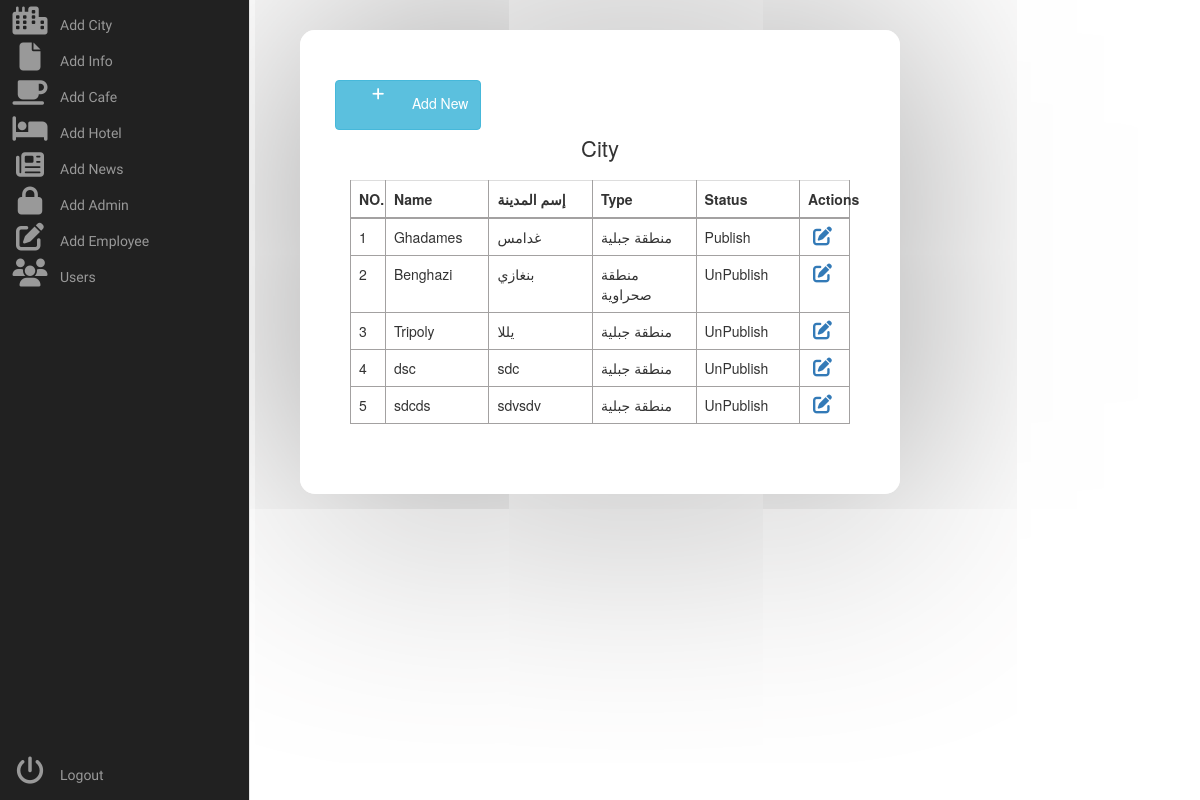
/admin/city.php, run on the app's committed database.
### tables this page shows
CREATE TABLE `city` (
  `city_id` int(255) NOT NULL,
  `city_name` varchar(255) NOT NULL,
  `city_name_ar` varchar(255) NOT NULL,
  `city_caption` varchar(255) NOT NULL,
  `city_caption_ar` varchar(255) NOT NULL,
  `city_img` varchar(255) NOT NULL,
  `city_cover` varchar(255) NOT NULL,
  `city_location` varchar(255) NOT NULL,
  `city_type` tinyint(255) NOT NULL,
  `city_status` tinyint(255) NOT NULL
);

### admin/city.php (the view, shortened to what this page needs)
<!DOCTYPE html>
<html lang="en">
<head>
        <link rel="stylesheet" href="style/admin.css">
        <link rel="stylesheet" href="https://stackpath.bootstrapcdn.com/font-awesome/4.7.0/css/font-awesome.min.css">
    <link rel="stylesheet" href="https://stackpath.bootstrapcdn.com/bootstrap/3.3.7/css/bootstrap.min.css">
    </head>
    <body>
    <div class="area"></div><nav class="main-menu">
    <ul>
                <li>
                    <a href="city.php">
                        <i class="fa fa-city fa-2x"></i>
                        <span class="nav-text">
                           Add City
                        </span>
                    </a>
                </li>
                <li class="has-subnav">
                    <a href="info.php">
                        <i class="fa fa-file fa-2x"></i>
                        <span class="nav-text">
                            Add Info
                        </span>
                    </a>
                </li>
                <li class="has-subnav">
                    <a href="cafes.php">
                       <i class="fa fa-mug-saucer fa-2x"></i>
                        <span class="nav-text">
                            Add Cafe
                        </span>
                    </a>
                </li>
                <li class="has-subnav">
                    <a href="hotels.php">
                       <i class="fa fa-hotel fa-2x"></i>
                        <span class="nav-text">
                            Add Hotel
                        </span>
                    </a>
                </li>
                <li>
                    <a href="news.php">
                        <i class="fa fa-newspaper fa-2x"></i>
                        <span class="nav-text">
                            Add News
                        </span>
                    </a>
                </li>
                <li>
                    <a href="admin.php">
                        <i class="fa fa-lock fa-2x"></i>
                        <span class="nav-text">
                           Add Admin
                        </span>
                    </a>
                </li>
                <li>
                   <a href="employee.php">
                       <i class="fa fa-pen-to-square fa-2x"></i>
                        <span class="nav-text">
                            Add Employee
                        </span>
                    </a>
                </li>
                <li>
                   <a href="users.php">
                        <i class="fa fa-users fa-2x"></i>
                        <span class="nav-text">
                            Users
                        </span>
                    </a>
                </li>
            </ul>
            <ul class="logout">
                <li>
                   <a href="#">
                         <i class="fa fa-power-off fa-2x"></i>
                        <span class="nav-text">
                            Logout
                        </span>
                    </a>
                </li>
            </ul>
        </nav>
        <diV class="table-wrapper">
            <div class="table-title">
                <div class="row">
                <a href="add_city.php" type="button" class="btn btn-info "><i class="fa fa-plus"></i> Add New</a>
                    <div><h2>City <b></b></h2></div>
                </div>
            </div>
        <table class="table table-bordered">
            <thead>
                <tr>
                    <th style="width: 7%;">NO.</th>
                    <th>Name</th>
                    <th>إسم المدينة</th>
                    <th>Type</th>
                    <th>Status</th>
                    <th style="width: 10%;">Actions</th>
                </tr>
            </thead>
            <tbody>
                <?php
                    include "../config.php";
                    $query_pag_data = "SELECT * FROM city";
                    $result_pag_data = mysqli_query($conn, $query_pag_data);
                    $i = 1;
                    while($row = mysqli_fetch_assoc($result_pag_data))
                    {
                        $city_name = $row['city_name'];
                        $city_name_ar = $row['city_name_ar'];
                        $city_type = $row['city_type'];
                        $city_status = $row['city_status'];
                ?>
                <tr>
                    <td><?php echo $i++ ?></td>
                    <td><?php echo $city_name; ?></td>
                    <td><?php echo $city_name_ar; ?></td>
                    <td><?php
                        if ($city_type == 1)
                        {
                            echo "منطقة جبلية";
                        }
                        else if ($city_type == 2)
                        {
                            echo "منطقة صحراوية";
                        }
                        else if ($city_type == 3)
                        {
                            echo "منطقة ساحلية";
                        }
                    ?></td>
                    <td><?php
                        if ($city_status == 1)
                        {
                            echo "Publish";
                        }
                        else
                        {
                            echo "UnPublish";
                        }
                    ?></td>
                    <td><?php echo "<a href='edit_city.php?id=$row[city_id]'><i class='fa-solid fa-pen-to-square'></a>" ?></td>
                </tr>
            <?php } ?>
            </tbody>
        </table>
        </diV>
    </body>
</html>

### admin/style/admin.css (style rules this page uses)
.fa-2x { font-size: 2em; }
.fa { position: relative; display: table-cell; width: 60px; height: 36px; text-align: center; vertical-align: middle; font-size:20px; }
.main-menu { background:#212121; border-right:1px solid #e5e5e5; position:absolute; top:0; bottom:0; height:100%; left:0; width:60px; overflow:hidden; -webkit-transition:width .05s linear; transition:width .05s linear; -webkit-transform:translateZ(0) scale(1,1); z-index:1000; }
.main-menu>ul { margin:7px 0; }
.main-menu li { position:relative; display:block; width:250px; }
.main-menu li>a { position:relative; display:table; border-collapse:collapse; border-spacing:0; color:#999; font-family: arial; font-size: 14px; text-decoration:none; -webkit-transform:translateZ(0) scale(1,1); -webkit-transition:all .1s linear; transition:all .1s linear; }
.main-menu .nav-text { position:relative; display:table-cell; vertical-align:middle; width:190px; font-family: 'Titillium Web', sans-serif; }
.main-menu>ul.logout { position:absolute; left:0; bottom:0; }
nav { -webkit-user-select:none; -moz-user-select:none; -ms-user-select:none; -o-user-select:none; user-select:none; }
nav ul,nav li { outline:0; margin:0; padding:0; }

### admin/city.php (style rules this page uses)
.table-wrapper { width: 50%; margin: 30px auto; background: rgba(255, 255, 255, 0.8); padding: 50px; box-shadow: 0 0 1000px rgb(147, 146, 146); border-radius: 15px; }
.table-title { padding-bottom: 10px; margin: 0 0 10px; }
.table-title h2 { margin: 6px 0 0; font-size: 22px; display: flex; align-items: center; justify-content: center; }
table.table { table-layout: fixed; background: #fff; }
table.table tr th, table.table tr td { border-color: #a3a1a1; }
table.table th:last-child { width: 100px; }
table.table td a { cursor: pointer; display: inline-block; margin: 0 5px; min-width: 24px; }
table.table td i { font-size: 19px; }

### data on the page
city: city_name "Ghadames", city_name_ar "غدامس", city_type "منطقة جبلية", city_status "Publish"
city: city_name "Benghazi", city_name_ar "بنغازي", city_type "منطقة صحراوية", city_status "UnPublish"
city: city_name "Tripoly", city_name_ar "يللا", city_type "منطقة جبلية", city_status "UnPublish"
city: city_name "dsc", city_name_ar "sdc", city_type "منطقة جبلية", city_status "UnPublish"
city: city_name "sdcds", city_name_ar "sdvsdv", city_type "منطقة جبلية", city_status "UnPublish"
